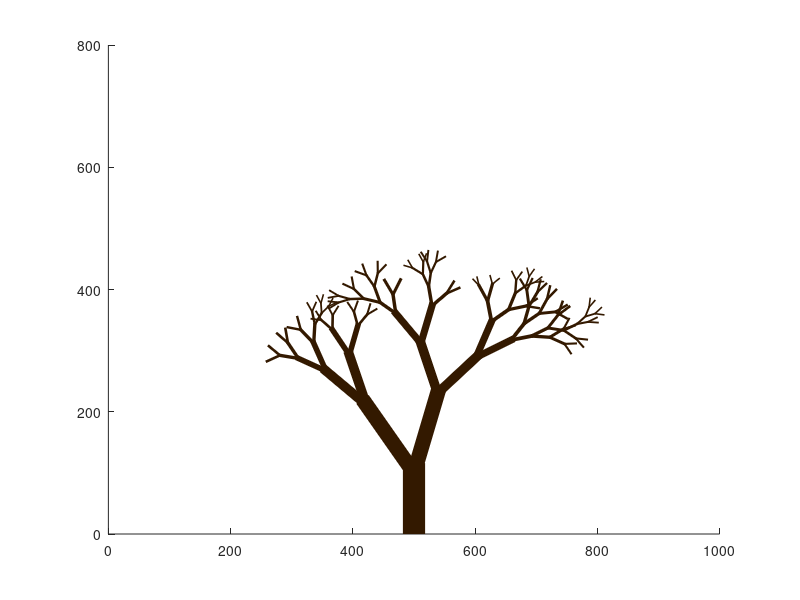

MATLAB code to generate this figure: (Note: this script raises an error after producing the figure.)

function plot_tree
% Plots a beautiful looking tree.

% set up figure
figure;
canvas_width = 1000;
canvas_height = 800;
axis('equal');
axis([0 canvas_width 0 canvas_height]);

% thickness of the tree trunk
base_thickness = 16;
% length of the tree trunk
base_length = 200;
% determines how fast the length and thickness of the branches decay
branch_decay_factor = 0.680;
% determines the randomness of branch_decay_factor
branch_decay_randomness = 0.3;
% determines the direction of the new branch, 0 = same direction
branch_angle = deg2rad(25);
% determines the randomness of branch_angle
branch_angle_randomness = 0.4;
% color of the tree trunk and branches
branch_color = [51 25 0]/255;
% minimum length of the branches
min_branch_length = base_length * branch_decay_factor^7;
% determines how far the leaves can deviate from the branch tips
leaf_offset = 8;
% gives the leaves a random color
leaf_color = hsv2rgb([0.5 1 1]);

% drawing logic
leaf_locations = zeros(1024, 2);
leaf_count = 0;
% draw trunk, adding an extra y offset to make the junction look better
line([canvas_width/2 canvas_width/2], [0 100+base_thickness], ...
    'LineWidth', base_thickness, 'Color', branch_color);
% draw branches
draw_branch_at(canvas_width/2, 100, ...
    branch_decay_factor * base_thickness, branch_decay_factor * base_length, 1j);
% draw leaves
leaf_locations = leaf_locations(1:leaf_count, :);
% draw three layers of leaves to get a nicer look
draw_leaves(10, 0.2, 0.6, 0.2);
draw_leaves(40, 0.3, 0.1, 0.3);
draw_leaves(100, 0.6, 0.03, 0.1);

% nested functions
function can_branch = draw_branch_at(x, y, thickness, len, direction)
% check length
if len < min_branch_length
    % add leaf here
    leaf_count = leaf_count + 1;
    leaf_locations(leaf_count, :) = [x y];
    can_branch = false;
    return;
end
% generate branch angles
theta_1 = branch_angle * (1.0 + branch_angle_randomness * max(min(randn(), 1), -1));
theta_2 = -branch_angle * (1.0 + branch_angle_randomness * max(min(randn(), 1), -1));
% we use a unit length complex number to represent the directional
% vector here, and rotation is done via complex number multiplication
new_dir_1 = direction * (cos(theta_1) + 1j*sin(theta_1));
new_dir_2 = direction * (cos(theta_2) + 1j*sin(theta_2));
% compute end locations of the new branches
new_x_1 = x + real(new_dir_1) * len;
new_y_1 = y + imag(new_dir_1) * len;
new_x_2 = x + real(new_dir_2) * len;
new_y_2 = y + imag(new_dir_2) * len;
% when drawing, draw a litte longer to make the junctions look better
extra_x_1 = real(new_dir_1) * thickness;
extra_y_1 = imag(new_dir_1) * thickness;
extra_x_2 = real(new_dir_2) * thickness;
extra_y_2 = imag(new_dir_2) * thickness;
% draw the two branches
line([x new_x_1+extra_x_1], [y new_y_1+extra_y_1], ...
    'LineWidth', thickness, 'Color', branch_color);
line([x new_x_2+extra_x_2], [y new_y_2+extra_y_2], ...
    'LineWidth', thickness, 'Color', branch_color);
% make new branches
decay = branch_decay_factor * (1.0 + branch_decay_randomness * max(min(randn(), 1), -1));
new_length = decay * len;
new_thickness = decay * thickness;
if ~draw_branch_at(new_x_1, new_y_1, new_thickness, new_length, new_dir_1) || ...
   ~draw_branch_at(new_x_2, new_y_2, new_thickness, new_length, new_dir_2)
    % we have already branched here, but cannot further branch
    % add a leaf at the starting location of the current branch
    leaf_count = leaf_count + 1;
    leaf_locations(leaf_count, :) = [x y];
end
can_branch = true;
end

function draw_leaves(leave_size, leave_size_randomness, alpha, alpha_randomness)
for ii = 1:leaf_count
    % add randomness to size and transparency
    cur_size = leave_size * (1.0 + leave_size_randomness * max(min(randn(), 1), -1));
    cur_alpha = alpha * (1.0 + alpha_randomness * randn());
    cur_alpha = max(min(cur_alpha, 1), 0);
    cur_color = [leaf_color cur_alpha];
    % compute and add variance to the location of the current leaf
    loc = leaf_locations(ii,:) - cur_size/2;
    theta = unifrnd(0, 2*pi);
    offset = unifrnd(0, leaf_offset);
    loc = loc + [cos(theta) sin(theta)] * offset;
    % draw the current leaf
    rect = [loc cur_size cur_size];
    rectangle('Position', rect, 'FaceColor', cur_color, ...
        'EdgeColor', 'none', 'LineWidth', 1, 'Curvature', [1 1]);
end
end

end



